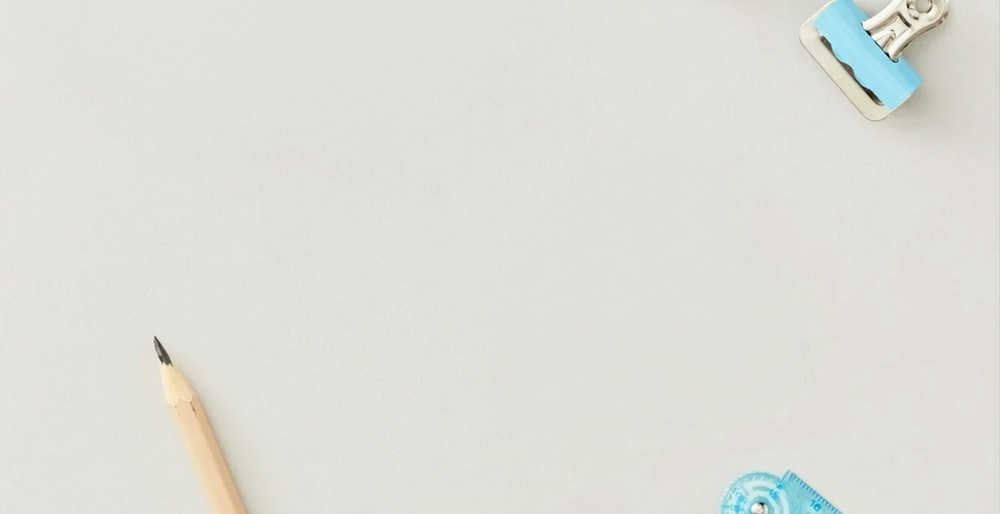
#> input picture dataset/nodoc.jpg, 1000 x 514 px, shrunk from 1433 x 736 before the run
$ python -i enhancement.py   (imports and definitions only)
#> lines starting #> are read from the running program, lines starting #| are printed output that depends on the picture; after the words box and inside, x2 and y2 are one past the last pixel; in counts of white or black regions, pixels touching at a corner belong together
#> further down, picture is the input picture: shape (514, 1000, 3); mean B, G, R 217.1, 222.5, 222.6
import os
import ctypes
import cv2
import numpy as np

class ImageEnhancer:
    def __init__(self, lib_path="./libfast_enhance.so"):
        self.cpp_lib = None
        if os.path.exists(lib_path):
            try:
                self.cpp_lib = ctypes.CDLL(lib_path)
                self.cpp_lib.cpp_fast_contrast_threshold.argtypes = [
                    ctypes.POINTER(ctypes.c_ubyte),
                    ctypes.POINTER(ctypes.c_ubyte),
                    ctypes.c_int, ctypes.c_int,
                    ctypes.c_float, ctypes.c_int
                ]
                self.cpp_lib.cpp_fast_contrast_threshold.restype = None
            except Exception as e:
                print(f"[Warning] Gagal memuat C++ native library: {e}")

    def enhance(self, image: np.ndarray) -> np.ndarray:
        gray = cv2.cvtColor(image, cv2.COLOR_BGR2GRAY) if len(image.shape) == 3 else image
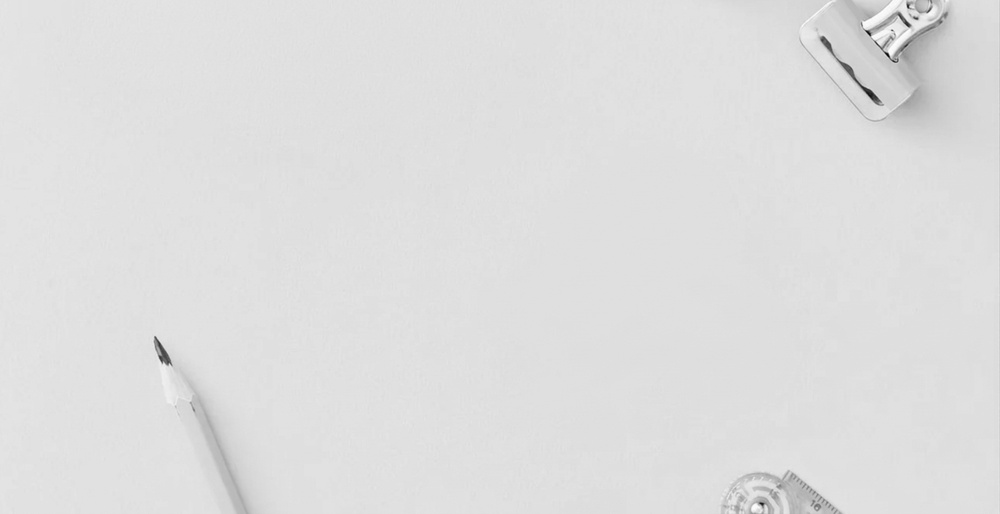
#> gray: shape (514, 1000); min 5, max 254, mean 222.1

        if self.cpp_lib is not None:
            h, w = gray.shape
            input_ptr = gray.ctypes.data_as(ctypes.POINTER(ctypes.c_ubyte))
            output_img = np.zeros((h, w), dtype=np.uint8)
            output_ptr = output_img.ctypes.data_as(ctypes.POINTER(ctypes.c_ubyte))

            self.cpp_lib.cpp_fast_contrast_threshold(input_ptr, output_ptr, w, h, 2.0, 15)
            return output_img

        clahe = cv2.createCLAHE(clipLimit=2.5, tileGridSize=(8, 8))
        contrast_enhanced = clahe.apply(gray)
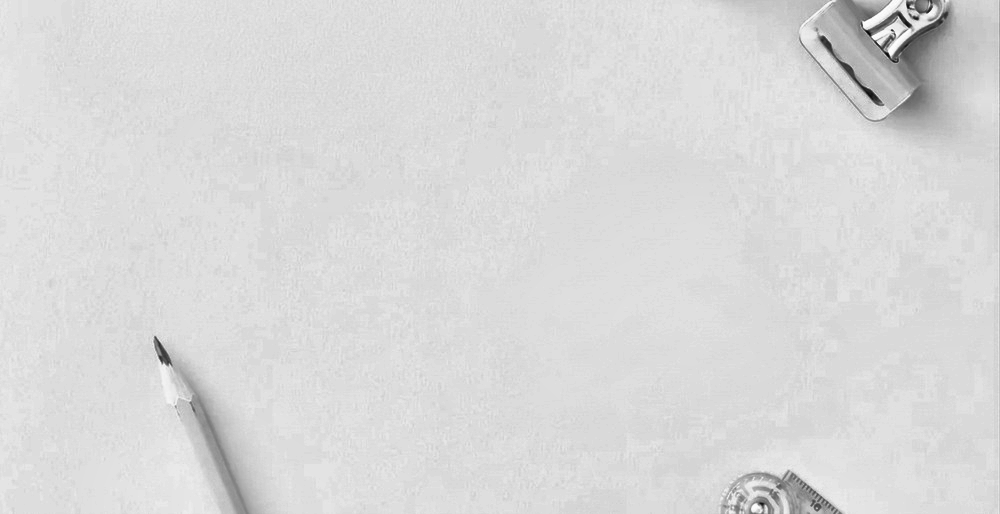
#> contrast_enhanced: shape (514, 1000); min 3, max 254, mean 216.8
        denoised = cv2.fastNlMeansDenoising(contrast_enhanced, h=10)
        binary = cv2.adaptiveThreshold(
            denoised, 255, cv2.ADAPTIVE_THRESH_GAUSSIAN_C,
            cv2.THRESH_BINARY, 15, 8
        )
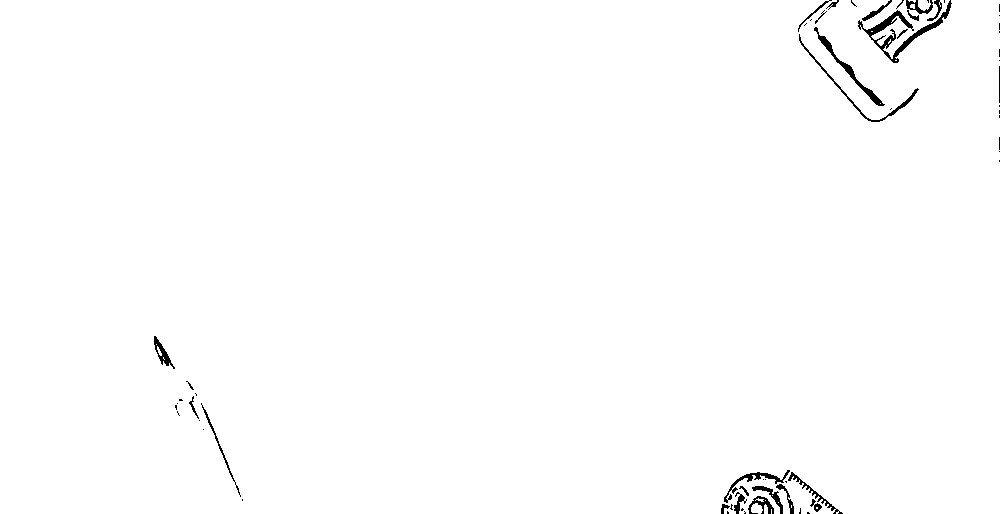
#> binary: shape (514, 1000); 99.1% white; 61 black regions (37 under 20 px), largest, box (x1, y1, x2, y2) and area: (858, 0, 952, 63) 972, (814, 27, 885, 106) 486, (799, 34, 919, 122) 390
        return binary

>>> import cv2
>>> picture = cv2.imread('../dataset/nodoc.jpg')
>>> result = ImageEnhancer().enhance(picture)
